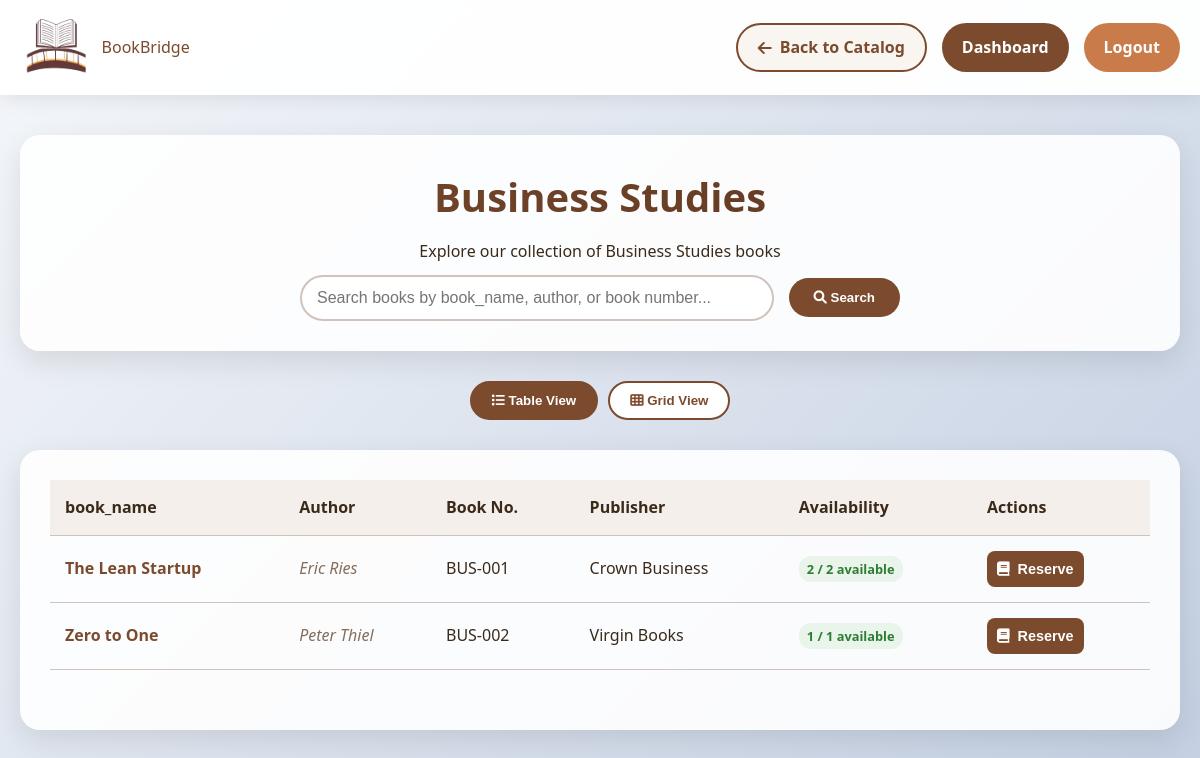
Page /student/category_books.php?category=Business+Studies (signed in) on the committed database.
### tables this page shows
CREATE TABLE `books` (
  `id` int(11) NOT NULL,
  `book_name` varchar(100) DEFAULT NULL,
  `author` varchar(100) DEFAULT NULL,
  `book_no` varchar(20) DEFAULT NULL,
  `publisher` varchar(100) DEFAULT NULL,
  `category` varchar(50) DEFAULT NULL,
  `available_quantity` int(11) NOT NULL DEFAULT 0,
  `total_quantity` int(11) NOT NULL DEFAULT 0,
  `created_at` timestamp NOT NULL DEFAULT current_timestamp(),
  `updated_at` timestamp NOT NULL DEFAULT current_timestamp() ON UPDATE current_timestamp()
);

### student/category_books.php (the view, shortened to what this page needs)
<?php
include_once '../includes/config.php';
$userId = $_SESSION['user_id'];
$category = isset($_GET['category']) ? trim($_GET['category']) : '';
$pendingFinesQuery = "
    SELECT SUM(f.amount) as total
    FROM fines f
    JOIN users u ON f.user_id = u.id
    WHERE f.user_id = ? AND f.status = 'pending' AND u.role != 'faculty'
";
$stmt = $conn->prepare($pendingFinesQuery);
$stmt->bind_param("i", $userId);
$stmt->execute();
$result = $stmt->get_result();
$pendingFines = $result->fetch_assoc()['total'] ?? 0;
$search = isset($_GET['search']) ? trim($_GET['search']) : '';
$booksPerPage = 15;
$page = isset($_GET['page']) ? max(1, (int)$_GET['page']) : 1;
$offset = ($page - 1) * $booksPerPage;
$sql = "SELECT * FROM books WHERE category = ?";
$params = [$category];
$types = "s";
$sql .= " ORDER BY book_name LIMIT ? OFFSET ?";
$params[] = $booksPerPage;
$params[] = $offset;
$types .= "ii";
$stmt = $conn->prepare($sql);
$stmt->bind_param($types, ...$params);
$stmt->execute();
$result = $stmt->get_result();
$books = [];
while ($row = $result->fetch_assoc()) {
    $books[] = $row;
}
?>
<!DOCTYPE html>
<html lang="en">
<head>
    <link rel="stylesheet" href="../css/style.css">
    <link rel="stylesheet" href="https://cdnjs.cloudflare.com/ajax/libs/font-awesome/6.0.0/css/all.min.css">
</head>
<body>
    <nav class="catalog-navbar">
        <div class="navbar-container">
            <a href="catalog.php" class="navbar-brand">
                <img src="../uploads/assests/book.png" alt="Library Logo" class="logo-image">
<span class="navbar-book_name">BookBridge</span>
            </a>
            <div class="navbar-actions">
                <a href="catalog.php" class="nav-btn catalog-btn">
                    <i class="fas fa-arrow-left"></i>
                    Back to Catalog
                </a>
                <a href="dashboard.php" class="nav-btn dashboard-btn">
                    Dashboard
                </a>
                <a href="../logout.php" class="nav-btn logout-btn">
                    Logout
                </a>
            </div>
        </div>
    </nav>
    <div class="category-container">
        <div class="category-header">
            <h1><?php echo htmlspecialchars($category); ?></h1>
            <p>Explore our collection of <?php echo htmlspecialchars($category); ?> books</p>
            <form method="GET" class="search-form" style="margin-top:10px;">
                <input type="text" name="search" placeholder="Search books by book_name, author, or book number..."
                       class="search-input" value="<?php echo htmlspecialchars($search); ?>">
                <button type="submit" class="search-btn">
                    <i class="fas fa-search"></i> Search
                </button>
            </form>
        </div>
        <div class="view-toggle">
            <button class="view-btn active" onclick="switchView('table')">
                <i class="fas fa-list"></i> Table View
            </button>
            <button class="view-btn" onclick="switchView('grid')">
                <i class="fas fa-th"></i> Grid View
            </button>
        </div>
        <div class="books-section">
            <?php if (count($books) > 0): ?>
                <table class="books-table" id="tableView">
                    <thead>
                        <tr>
                            <th>book_name</th>
                            <th>Author</th>
                            <th>Book No.</th>
                            <th>Publisher</th>
                            <th>Availability</th>
                            <th>Actions</th>
                        </tr>
                    </thead>
                    <tbody>
                        <?php foreach ($books as $book): ?>
                            <tr>
                                <td class="book-book_name-cell"><?php echo htmlspecialchars($book['book_name']); ?></td>
                                <td class="book-author-cell"><?php echo htmlspecialchars($book['author']); ?></td>
                                <td><?php echo htmlspecialchars($book['book_no']); ?></td>
                                <td><?php echo htmlspecialchars($book['publisher']); ?></td>
                                <td>
                                    <?php if ($book['available_quantity'] > 0): ?>
                                        <span class="availability-badge available">
                                            <?php echo $book['available_quantity']; ?> / <?php echo $book['total_quantity']; ?> available
                                        </span>
                                    <?php else: ?>
                                        <span class="availability-badge unavailable">Not available</span>
                                    <?php endif; ?>
                                </td>
                                <td>
                                    <?php if ($pendingFines > 0): ?>
                                        <button class="action-btn btn-disabled" disabled book_name="Pay pending fines to request books">
                                            <i class="fas fa-ban"></i> Cannot Reserve
                                        </button>
                                    <?php elseif ($book['available_quantity'] > 0): ?>
                                        <button class="action-btn btn-request" onclick="openRequestModal(<?php echo $book['id']; ?>, '<?php echo addslashes($book['book_name']); ?>', '<?php echo addslashes($book['author']); ?>', '<?php echo addslashes($book['book_no']); ?>', <?php echo $book['available_quantity']; ?>)">
                                            <i class="fas fa-book"></i> Reserve
                                        </button>
                                    <?php else: ?>
                                        <button class="action-btn btn-reserve" onclick="openReservationModal(<?php echo $book['id']; ?>, '<?php echo addslashes($book['book_name']); ?>', '<?php echo addslashes($book['author']); ?>', '<?php echo addslashes($book['book_no']); ?>')">
                                            <i class="fas fa-bookmark"></i> Request
                                        </button>
                                    <?php endif; ?>
                                </td>
                            </tr>
                        <?php endforeach; ?>
                    </tbody>
                </table>
            <?php endif; ?>
        </div>
    </div>
</body>
</html>

### css/style.css (style rules this page uses)
:root { --primary-color: #7C4A2D; --primary-light: #A66E4A; --primary-dark: #5A3620; --secondary-color: #F9F5F0; --accent-color: #C97B4A; --success-color: #6D9A58; --warning-color: #E68A2E; --danger-color: #B34343; --text-color: #3B2A1A; --text-light: #846D5B; --white: #FFFFFF; --gray-100: #F4EFEB; --gray-200: #E3DCD7; --gray-300: #CFC3BC; --gray-400: #B0A49C; --gray-500: #8E7C71; --border-radius: 10px; --box-shadow: 0 6px 16px rgba(124, 74, 45, 0.15); --transition: all 0.3s ease-in-out; }
* { margin: 0; padding: 0; box-sizing: border-box; }
body { font-family: 'Segoe UI', Tahoma, Geneva, Verdana, sans-serif; line-height: 1.6; color: var(--text-color); background-color: var(--secondary-color); }
a { text-decoration: none; color: var(--primary-color); transition: var(--transition); }
img { max-width: 100%; }
.logo-image { vertical-align: middle; }

### student/category_books.php (style rules this page uses)
* { margin: 0; padding: 0; box-sizing: border-box; }
body { font-family: 'Segoe UI', Tahoma, Geneva, Verdana, sans-serif; background: linear-gradient(135deg, #f5f7fa 0%, #c3cfe2 100%); min-height: 100vh; color: var(--text-color); }
.catalog-navbar { background: rgba(255, 255, 255, 0.95); backdrop-filter: blur(10px); padding: 15px 0; box-shadow: 0 2px 20px rgba(0, 0, 0, 0.1); position: sticky; top: 0; z-index: 1000; }
.navbar-container { max-width: 1400px; margin: 0 auto; padding: 0 20px; display: flex; justify-content: space-between; align-items: center; }
.navbar-brand { display: flex; align-items: center; gap: 12px; text-decoration: none; color: var(--primary-color); }
.navbar-brand img { height: 65px; width: 100%; }
.navbar-actions { display: flex; gap: 15px; }
.nav-btn { padding: 10px 20px; border-radius: 25px; font-weight: 600; text-decoration: none; transition: all 0.3s ease; display: flex; align-items: center; gap: 8px; }
.catalog-btn { background: var(--secondary-color); color: var(--primary-color); border: 2px solid var(--primary-color); }
.dashboard-btn, .logout-btn { color: var(--white); border: none; transition: var(--transition); border-radius: var(--border-radius); }
.dashboard-btn { border-radius: 25px; background: var(--primary-color); }
.logout-btn { border-radius: 25px; background: var(--accent-color); }
.category-container { max-width: 1400px; margin: 0 auto; padding: 40px 20px; }
.category-header { background: rgba(255, 255, 255, 0.9); padding: 30px; border-radius: 20px; box-shadow: 0 10px 30px rgba(0, 0, 0, 0.1); margin-bottom: 30px; text-align: center; }
.category-header h1 { font-size: 2.5em; margin-bottom: 10px; background: linear-gradient(135deg, var(--primary-color), var(--primary-dark)); -webkit-background-clip: text; -webkit-text-fill-color: transparent; background-clip: text; }
.search-form { display: flex; gap: 15px; align-items: center; max-width: 600px; margin: 0 auto; }
.search-input { flex: 1; padding: 12px 15px; border: 2px solid var(--gray-300); border-radius: 25px; font-size: 1em; transition: all 0.3s ease; }
.search-btn { padding: 12px 25px; background: var(--primary-color); color: white; border: none; border-radius: 25px; font-weight: 600; cursor: pointer; transition: all 0.3s ease; }
.view-toggle { display: flex; justify-content: center; gap: 10px; margin-bottom: 30px; }
.view-btn { padding: 10px 20px; border: 2px solid var(--primary-color); background: white; color: var(--primary-color); border-radius: 25px; cursor: pointer; transition: all 0.3s ease; font-weight: 600; }
.view-btn.active { background: var(--primary-color); color: white; }
.books-section { background: rgba(255, 255, 255, 0.9); border-radius: 20px; padding: 30px; box-shadow: 0 10px 30px rgba(0, 0, 0, 0.1); }
.books-table { width: 100%; border-collapse: collapse; margin-bottom: 30px; }
.books-table th, .books-table td { padding: 15px; text-align: left; border-bottom: 1px solid var(--gray-300); }
.books-table th { background: var(--gray-100); font-weight: 600; color: var(--text-color); }
.book-book_name-cell { font-weight: 600; color: var(--primary-color); }
.book-author-cell { color: var(--text-light); font-style: italic; }
.availability-badge { padding: 4px 8px; border-radius: 12px; font-size: 0.8em; font-weight: 600; }
.available { background: rgba(76, 175, 80, 0.1); color: #2e7d32; }
.action-btn { flex: 1; padding: 10px; border: none; border-radius: 8px; font-weight: 600; cursor: pointer; transition: all 0.3s ease; font-size: 0.9em; display: flex; align-items: center; justify-content: center; gap: 8px; }
.btn-request { background: var(--primary-color); color: white; }

### rows in the picture
books: book_name "The Lean Startup", author "Eric Ries", book_no "BUS-001", publisher "Crown Business", available_quantity "2", total_quantity "2"
books: book_name "Zero to One", author "Peter Thiel", book_no "BUS-002", publisher "Virgin Books", available_quantity "1", total_quantity "1"

### other values in the picture
$category "Business Studies"
